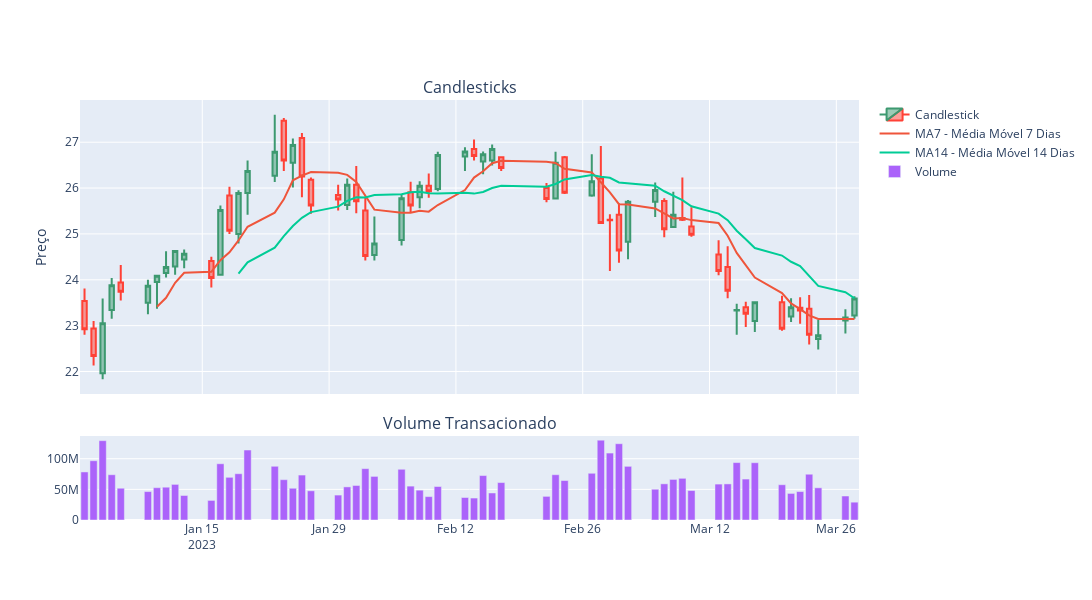

The notebook cell this image was saved under:
### Code cell
# Criando subplots
'''
"Primeiro, criamos uma figura que conterá nossos gráficos usando make_subplots.
Isso nos permite ter múltiplos gráficos em uma única visualização.
Aqui, teremos dois subplots: um para o gráfico de candlestick e outro para o volume de transações."

'''
fig = make_subplots(rows=2, cols=1, shared_xaxes=True,
                    vertical_spacing=0.1,
                    subplot_titles=('Candlesticks', 'Volume Transacionado'),
                    row_width=[0.2, 0.7])

'''
"No gráfico de candlestick, cada candle representa um dia de negociação,
mostrando o preço de abertura, fechamento, máximo e mínimo. Vamos adicionar este gráfico à nossa figura."
'''
# Adicionando o gráfico de candlestick
fig.add_trace(go.Candlestick(x=df.index,
                             open=df['Abertura'],
                             high=df['Maximo'],
                             low=df['Minimo'],
                             close=df['Fechamento'],
                             name='Candlestick'),
                             row=1, col=1)

# Adicionando as médias móveis
# Adicionamos também médias móveis ao mesmo subplot para análise de tendências
fig.add_trace(go.Scatter(x=df.index,
                         y=df['MA7'],
                         mode='lines',
                         name='MA7 - Média Móvel 7 Dias'),
                         row=1, col=1)

fig.add_trace(go.Scatter(x=df.index,
                         y=df['MA14'],
                         mode='lines',
                         name='MA14 - Média Móvel 14 Dias'),
                         row=1, col=1)

# Adicionando o gráfico de barras para o volume
# Em seguida, criamos um gráfico de barras para o volume de transações, que nos dá uma ideia da atividade de negociação naquele dia
fig.add_trace(go.Bar(x=df.index,
                     y=df['Volume'],
                     name='Volume'),
                     row=2, col=1)

# Atualizando layout
#Finalmente, configuramos o layout da figura, ajustando títulos, formatos de eixo e outras configurações para tornar o gráfico claro e legível.
fig.update_layout(yaxis_title='Preço',
                  xaxis_rangeslider_visible=False,  # Desativa o range slider
                  width=1100, height=600)

# Mostrando o gráfico
fig.show()
